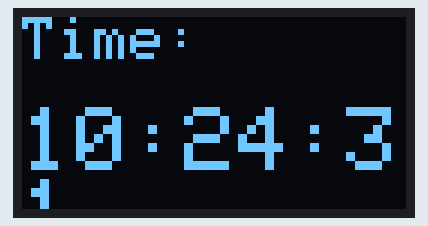
Recording of a sketch running on a simulated ESP32. On the bench: 128×64 one-colour display. WiFi joins after 1.5 s; servers stay silent unless stated; network time is answered at once with the bench clock; the local clock reads 2024-03-15 10:24:30 at power-on unless the sketch sets it; what the sketch prints to the serial monitor is not drawn.

Above: at 1.6 s.
At 5.7 s:
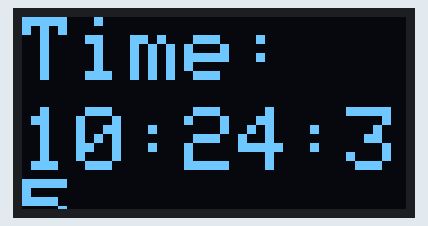
At 10.9 s:
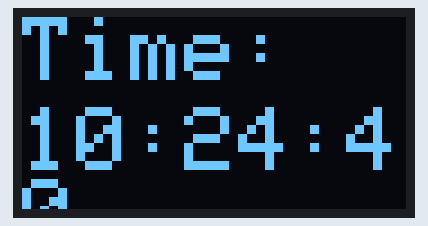
At 20.1 s:
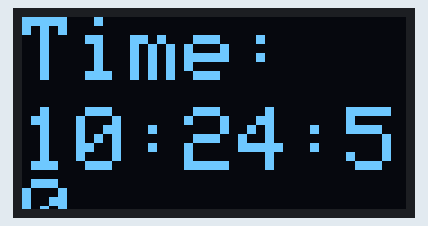
At 29.3 s:
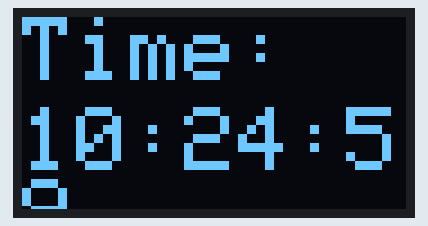
At 38.6 s:
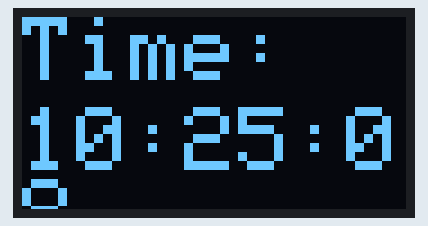

Measured:
- what the display in image 0 shows lasts 1.0 s, from 1.6 s to 2.6 s

The sketch:

time_display.ino
```cpp
#include <WiFi.h>
#include <Wire.h>
#include <Adafruit_GFX.h>
#include <Adafruit_SSD1306.h>
#include <NTPClient.h>
#include <WiFiUdp.h>

// OLED display settings
#define OLED_ADDR 0x3C
Adafruit_SSD1306 display(128, 64, &Wire, -1);

// WiFi credentials
const char *ssid = "Your_SSID";          // Replace with your WiFi SSID
const char *password = "Your_PASSWORD";  // Replace with your WiFi password

// NTP settings
WiFiUDP udp;
NTPClient timeClient(udp, "pool.ntp.org", 0, 60000); // Get time from NTP server every 60 seconds

void setup() {
  Serial.begin(115200);

  // Initialize OLED display
  display.begin(SSD1306_SWITCHCAPVCC, OLED_ADDR);
  display.clearDisplay();
  display.setTextColor(WHITE);

  // Set larger font for better readability
  display.setTextSize(2);

  // Connect to WiFi
  Serial.println("Connecting to WiFi...");
  WiFi.begin(ssid, password);

  while (WiFi.status() != WL_CONNECTED) {
    delay(500);
    Serial.print(".");
  }
  Serial.println("\nWiFi connected");
  Serial.println("IP Address: " + WiFi.localIP().toString());

  // Initialize NTP Client
  timeClient.begin();
  timeClient.update();
}

void loop() {
  // Fetch time from NTP
  timeClient.update();
  String formattedTime = timeClient.getFormattedTime();

  // Display time on OLED
  display.clearDisplay();
  display.setCursor(0, 0);
  display.print("Time: ");
  display.setCursor(0, 30);
  display.setTextSize(3);  // Bigger text for the time
  display.println(formattedTime);
  display.display();

  delay(1000); // 1 second update rate
}
```
